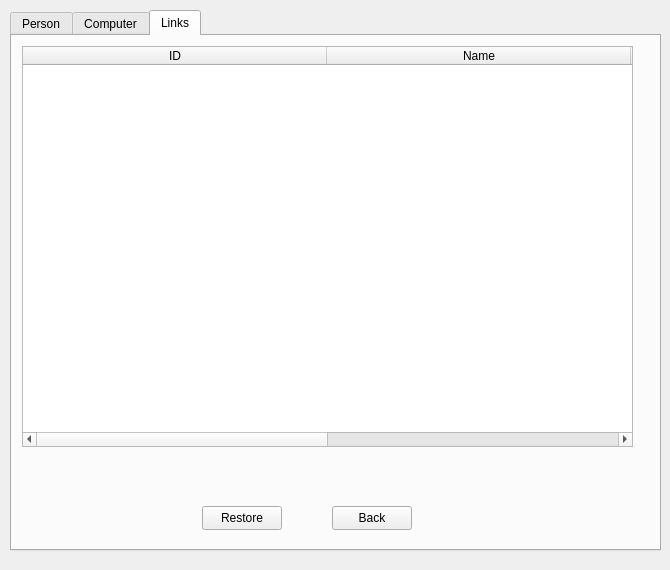
<?xml version="1.0" encoding="UTF-8"?>
<ui version="4.0">
 <class>TrashBin</class>
 <widget class="QDialog" name="TrashBin">
  <property name="geometry">
   <rect>
    <x>0</x>
    <y>0</y>
    <width>670</width>
    <height>570</height>
   </rect>
  </property>
  <property name="windowTitle">
   <string>Dialog</string>
  </property>
  <widget class="QTabWidget" name="DisplaytapsT">
   <property name="geometry">
    <rect>
     <x>10</x>
     <y>10</y>
     <width>651</width>
     <height>541</height>
    </rect>
   </property>
   <property name="layoutDirection">
    <enum>Qt::LeftToRight</enum>
   </property>
   <property name="currentIndex">
    <number>2</number>
   </property>
   <widget class="QWidget" name="tPerson">
    <attribute name="title">
     <string>Person</string>
    </attribute>
    <widget class="QPushButton" name="pBPTBack">
     <property name="geometry">
      <rect>
       <x>320</x>
       <y>470</y>
       <width>80</width>
       <height>24</height>
      </rect>
     </property>
     <property name="text">
      <string>Back</string>
     </property>
    </widget>
    <widget class="QTableWidget" name="ListPersons">
     <property name="geometry">
      <rect>
       <x>10</x>
       <y>10</y>
       <width>611</width>
       <height>401</height>
      </rect>
     </property>
     <property name="editTriggers">
      <set>QAbstractItemView::NoEditTriggers</set>
     </property>
     <property name="selectionBehavior">
      <enum>QAbstractItemView::SelectRows</enum>
     </property>
     <property name="sortingEnabled">
      <bool>true</bool>
     </property>
     <attribute name="horizontalHeaderDefaultSectionSize">
      <number>101</number>
     </attribute>
     <column>
      <property name="text">
       <string>ID</string>
      </property>
     </column>
     <column>
      <property name="text">
       <string>Name</string>
      </property>
     </column>
     <column>
      <property name="text">
       <string>Gender</string>
      </property>
     </column>
     <column>
      <property name="text">
       <string>Age</string>
      </property>
     </column>
     <column>
      <property name="text">
       <string>Birth</string>
      </property>
     </column>
     <column>
      <property name="text">
       <string>Death</string>
      </property>
     </column>
     <column>
      <property name="text">
       <string>Turing Year</string>
      </property>
     </column>
     <column>
      <property name="text">
       <string>Contribution</string>
      </property>
     </column>
    </widget>
    <widget class="QPushButton" name="pBPRestore">
     <property name="geometry">
      <rect>
       <x>100</x>
       <y>470</y>
       <width>80</width>
       <height>24</height>
      </rect>
     </property>
     <property name="text">
      <string>Restore</string>
     </property>
    </widget>
   </widget>
   <widget class="QWidget" name="tComputer">
    <attribute name="title">
     <string>Computer</string>
    </attribute>
    <widget class="QTableWidget" name="ListComputers">
     <property name="geometry">
      <rect>
       <x>10</x>
       <y>10</y>
       <width>611</width>
       <height>401</height>
      </rect>
     </property>
     <property name="tabKeyNavigation">
      <bool>false</bool>
     </property>
     <property name="selectionBehavior">
      <enum>QAbstractItemView::SelectRows</enum>
     </property>
     <property name="sortingEnabled">
      <bool>true</bool>
     </property>
     <attribute name="horizontalHeaderDefaultSectionSize">
      <number>203</number>
     </attribute>
     <column>
      <property name="text">
       <string>ID</string>
      </property>
     </column>
     <column>
      <property name="text">
       <string>Name</string>
      </property>
     </column>
     <column>
      <property name="text">
       <string>Type</string>
      </property>
     </column>
     <column>
      <property name="text">
       <string>YearBuilt</string>
      </property>
     </column>
    </widget>
    <widget class="QPushButton" name="pBCTBack">
     <property name="geometry">
      <rect>
       <x>320</x>
       <y>470</y>
       <width>80</width>
       <height>24</height>
      </rect>
     </property>
     <property name="text">
      <string>Back</string>
     </property>
    </widget>
    <widget class="QPushButton" name="pBCRestore">
     <property name="geometry">
      <rect>
       <x>100</x>
       <y>470</y>
       <width>80</width>
       <height>24</height>
      </rect>
     </property>
     <property name="text">
      <string>Restore</string>
     </property>
    </widget>
   </widget>
   <widget class="QWidget" name="tLinks">
    <attribute name="title">
     <string>Links</string>
    </attribute>
    <widget class="QTableWidget" name="ListLinks">
     <property name="geometry">
      <rect>
       <x>10</x>
       <y>10</y>
       <width>611</width>
       <height>401</height>
      </rect>
     </property>
     <property name="selectionBehavior">
      <enum>QAbstractItemView::SelectRows</enum>
     </property>
     <property name="sortingEnabled">
      <bool>true</bool>
     </property>
     <attribute name="horizontalHeaderDefaultSectionSize">
      <number>304</number>
     </attribute>
     <column>
      <property name="text">
       <string>ID</string>
      </property>
     </column>
     <column>
      <property name="text">
       <string>Name</string>
      </property>
     </column>
     <column>
      <property name="text">
       <string>ID</string>
      </property>
     </column>
     <column>
      <property name="text">
       <string>Computer</string>
      </property>
     </column>
    </widget>
    <widget class="QPushButton" name="pBLTBack">
     <property name="geometry">
      <rect>
       <x>320</x>
       <y>470</y>
       <width>80</width>
       <height>24</height>
      </rect>
     </property>
     <property name="text">
      <string>Back</string>
     </property>
    </widget>
    <widget class="QPushButton" name="pBLRestore">
     <property name="geometry">
      <rect>
       <x>190</x>
       <y>470</y>
       <width>80</width>
       <height>24</height>
      </rect>
     </property>
     <property name="text">
      <string>Restore</string>
     </property>
    </widget>
   </widget>
  </widget>
 </widget>
 <resources/>
 <connections/>
</ui>
